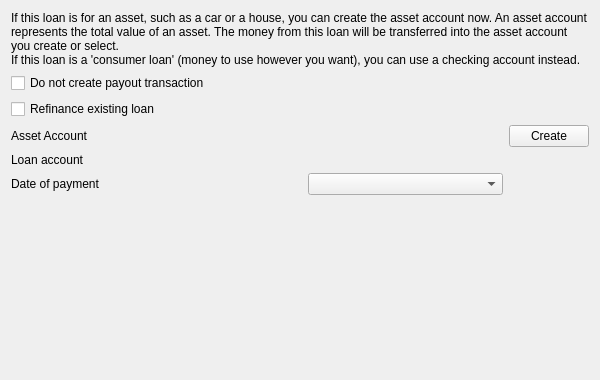
<?xml version="1.0" encoding="UTF-8"?>
<ui version="4.0">
 <class>KLoanPayoutPage</class>
 <widget class="QWidget" name="KLoanPayoutPage">
  <property name="geometry">
   <rect>
    <x>0</x>
    <y>0</y>
    <width>600</width>
    <height>380</height>
   </rect>
  </property>
  <layout class="QVBoxLayout">
   <item>
    <widget class="QLabel" name="qLabel1">
     <property name="focusPolicy">
      <enum>Qt::NoFocus</enum>
     </property>
     <property name="text">
      <string>If this loan is for an asset, such as a car or a house, you can create the asset account now. An asset account represents the total value of an asset. The money from this loan will be transferred into the asset account you create or select.
If this loan is a 'consumer loan' (money to use however you want), you can use a checking account instead.</string>
     </property>
     <property name="wordWrap">
      <bool>true</bool>
     </property>
    </widget>
   </item>
   <item>
    <widget class="QCheckBox" name="m_noPayoutTransaction">
     <property name="text">
      <string>Do not create payout transaction</string>
     </property>
    </widget>
   </item>
   <item>
    <widget class="QFrame" name="m_payoutDetailFrame">
     <property name="frameShape">
      <enum>QFrame::NoFrame</enum>
     </property>
     <property name="frameShadow">
      <enum>QFrame::Raised</enum>
     </property>
     <layout class="QGridLayout">
      <property name="leftMargin">
       <number>0</number>
      </property>
      <property name="topMargin">
       <number>0</number>
      </property>
      <property name="rightMargin">
       <number>0</number>
      </property>
      <property name="bottomMargin">
       <number>0</number>
      </property>
      <item row="0" column="0" colspan="4">
       <widget class="QCheckBox" name="m_refinanceLoan">
        <property name="whatsThis">
         <string>Check this if you are refinancing a loan that already exists in KMyMoney</string>
        </property>
        <property name="text">
         <string>Refinance existing loan</string>
        </property>
       </widget>
      </item>
      <item row="1" column="0">
       <widget class="QLabel" name="textLabel1">
        <property name="text">
         <string>Asset Account</string>
        </property>
        <property name="wordWrap">
         <bool>false</bool>
        </property>
       </widget>
      </item>
      <item row="1" column="1" colspan="2">
       <widget class="KMyMoneyCategory" name="m_assetAccount" native="true">
        <property name="sizePolicy">
         <sizepolicy hsizetype="Minimum" vsizetype="Fixed">
          <horstretch>1</horstretch>
          <verstretch>0</verstretch>
         </sizepolicy>
        </property>
       </widget>
      </item>
      <item row="1" column="3">
       <widget class="QPushButton" name="m_createAssetButton">
        <property name="text">
         <string>Create</string>
        </property>
       </widget>
      </item>
      <item row="2" column="0">
       <widget class="QLabel" name="textLabel1_2">
        <property name="text">
         <string>Loan account</string>
        </property>
        <property name="wordWrap">
         <bool>false</bool>
        </property>
       </widget>
      </item>
      <item row="2" column="1" colspan="2">
       <widget class="KMyMoneyCategory" name="m_loanAccount" native="true">
        <property name="enabled">
         <bool>false</bool>
        </property>
        <property name="sizePolicy">
         <sizepolicy hsizetype="Minimum" vsizetype="Fixed">
          <horstretch>1</horstretch>
          <verstretch>0</verstretch>
         </sizepolicy>
        </property>
       </widget>
      </item>
      <item row="3" column="0">
       <widget class="QLabel" name="textLabel2">
        <property name="text">
         <string>Date of payment</string>
        </property>
        <property name="wordWrap">
         <bool>false</bool>
        </property>
       </widget>
      </item>
      <item row="3" column="1">
       <spacer name="spacer88">
        <property name="orientation">
         <enum>Qt::Horizontal</enum>
        </property>
        <property name="sizeType">
         <enum>QSizePolicy::Expanding</enum>
        </property>
        <property name="sizeHint" stdset="0">
         <size>
          <width>40</width>
          <height>20</height>
         </size>
        </property>
       </spacer>
      </item>
      <item row="3" column="2">
       <widget class="KMyMoneyDateEdit" name="m_payoutDate"/>
      </item>
     </layout>
    </widget>
   </item>
   <item>
    <spacer name="spacer89">
     <property name="orientation">
      <enum>Qt::Vertical</enum>
     </property>
     <property name="sizeType">
      <enum>QSizePolicy::Expanding</enum>
     </property>
     <property name="sizeHint" stdset="0">
      <size>
       <width>20</width>
       <height>20</height>
      </size>
     </property>
    </spacer>
   </item>
  </layout>
 </widget>
 <layoutdefault spacing="6" margin="11"/>
 <customwidgets>
  <customwidget>
   <class>KDateComboBox</class>
   <extends>QComboBox</extends>
   <header>kdatecombobox.h</header>
  </customwidget>
  <customwidget>
   <class>KMyMoneyDateEdit</class>
   <extends>KDateComboBox</extends>
   <header>kmymoneydateedit.h</header>
  </customwidget>
  <customwidget>
   <class>KMyMoneyCategory</class>
   <extends>QWidget</extends>
   <header>kmymoneycategory.h</header>
  </customwidget>
 </customwidgets>
 <resources/>
 <connections>
  <connection>
   <sender>m_noPayoutTransaction</sender>
   <signal>toggled(bool)</signal>
   <receiver>m_payoutDetailFrame</receiver>
   <slot>setDisabled(bool)</slot>
   <hints>
    <hint type="sourcelabel">
     <x>20</x>
     <y>20</y>
    </hint>
    <hint type="destinationlabel">
     <x>20</x>
     <y>20</y>
    </hint>
   </hints>
  </connection>
  <connection>
   <sender>m_refinanceLoan</sender>
   <signal>toggled(bool)</signal>
   <receiver>m_assetAccount</receiver>
   <slot>setDisabled(bool)</slot>
   <hints>
    <hint type="sourcelabel">
     <x>20</x>
     <y>20</y>
    </hint>
    <hint type="destinationlabel">
     <x>20</x>
     <y>20</y>
    </hint>
   </hints>
  </connection>
  <connection>
   <sender>m_refinanceLoan</sender>
   <signal>toggled(bool)</signal>
   <receiver>m_loanAccount</receiver>
   <slot>setEnabled(bool)</slot>
   <hints>
    <hint type="sourcelabel">
     <x>20</x>
     <y>20</y>
    </hint>
    <hint type="destinationlabel">
     <x>20</x>
     <y>20</y>
    </hint>
   </hints>
  </connection>
  <connection>
   <sender>m_refinanceLoan</sender>
   <signal>toggled(bool)</signal>
   <receiver>m_createAssetButton</receiver>
   <slot>setDisabled(bool)</slot>
   <hints>
    <hint type="sourcelabel">
     <x>20</x>
     <y>20</y>
    </hint>
    <hint type="destinationlabel">
     <x>20</x>
     <y>20</y>
    </hint>
   </hints>
  </connection>
 </connections>
</ui>
